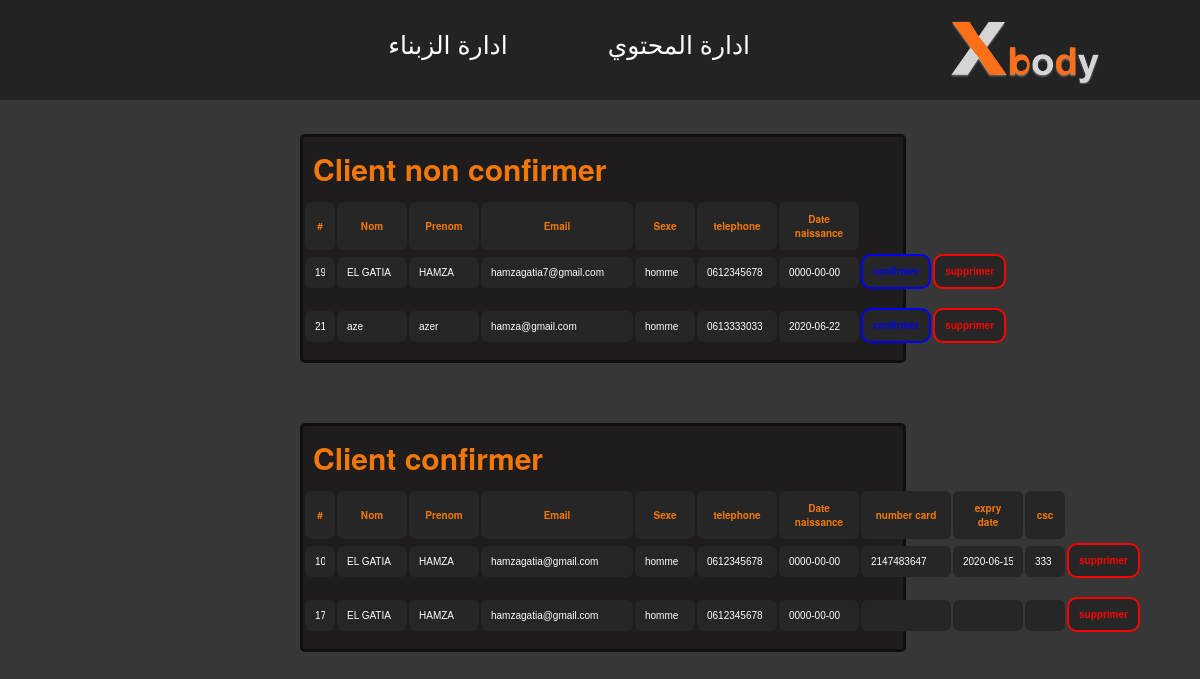
The app's page /PHP/administrateur.php?id=2 with its own data.
### tables this page shows
CREATE TABLE `client` (
  `id` int(11) NOT NULL,
  `nom` varchar(25) NOT NULL,
  `prenom` varchar(25) NOT NULL,
  `email` varchar(40) NOT NULL,
  `password` varchar(25) NOT NULL,
  `sexe` varchar(10) NOT NULL,
  `telephone` varchar(10) NOT NULL,
  `date_naissance` date NOT NULL,
  `confirmer` int(11) NOT NULL
);

CREATE TABLE `carte_bancaire` (
  `id_carte` int(11) NOT NULL,
  `name_on_card` varchar(25) NOT NULL,
  `card_number` int(11) NOT NULL,
  `epiry_date` varchar(10) NOT NULL,
  `csc` int(11) NOT NULL,
  `code_postale` varchar(5) DEFAULT NULL,
  `date_creation` date NOT NULL,
  `date_expiration` date NOT NULL,
  `id_client` int(11) NOT NULL
);

### PHP/gestionClient.php (the view, shortened to what this page needs)
<?php
    try{
        $bd = new PDO('mysql:host=localhost;dbname=projet-web;charset=utf8', 'root', '');
    } catch(Exception $e) {
         die('Error : '.$e->getMessage());
    }
        $request_select0 = $bd->query('select * from client where confirmer=0');
        $request_select1 = $bd->query('select * from client where confirmer=1');
?>
<div class="container width_container">
    <h2>Client non confirmer</h2>
    <table>
        <th class="id">#</th>
        <th class="nom">Nom</th>
        <th class="prenom">Prenom</th>
        <th class="email">Email</th>
        <th class="sx">Sexe</th>
        <th class="tele">telephone</th>
        <th class="date_naissance">Date naissance</th>
        <?php while($client= $request_select0->fetch()):?>
            <tr>
                <td><input type="text" name="id" class="id" value="<?=$client[0]?>" readonly></td>
                <td><input type="text" name="nom" class="nom" value="<?=$client[1]?>" readonly></td>
                <td><input type="text" name="prenom" class="prenom" value="<?=$client[2]?>" readonly></td>
                <td><input type="text" name="email" class="email" value="<?=$client[3]?>" readonly></td>
                <td><input type="text" name="sexe" class="sx" value="<?=$client[5]?>" readonly></td>
                <td><input type="text" name="telephone" class="tele" value="<?=$client[6]?>" readonly></td>
                <td><input type="text" name="date_naissance" class="date_naissance" value="<?=$client[7]?>" readonly></td>
                <td>
                    <form action="confirmerClient.php" method="post">
                        <input type="submit" class="confirmer" value="confirmer">
                    </form>
                </td>
                <td>
                    <form action="supprimerClient.php" method="post">
                        <input type="submit" class="delete" value="supprimer">
                    </form>
                </td>
            </tr>
        <?php endwhile ?>
    </table>
</div>
<div class="container width_container">
    <h2>Client confirmer </h2>
    <table>
        <th class="id">#</th>
        <th class="nom">Nom</th>
        <th class="prenom">Prenom</th>
        <th class="email">Email</th>
        <th class="sx">Sexe</th>
        <th class="tele">telephone</th>
        <th class="date_naissance">Date naissance</th>
        <th class="number_card">number card</th>
        <th class="expry_date">expry date</th>
        <th class="csc">csc</th>
        <?php while($client= $request_select1->fetch()):?>
            <tr>
                <td><input type="text" name="id" class="id" value="<?=$client[0]?>" readonly></td>
                <td><input type="text" name="nom" class="nom" value="<?=$client[1]?>" readonly></td>
                <td><input type="text" name="prenom" class="prenom" value="<?=$client[2]?>" readonly></td>
                <td><input type="text" name="email" class="email" value="<?=$client[3]?>" readonly></td>
                <td><input type="text" name="sexe" class="sx" value="<?=$client[5]?>" readonly></td>
                <td><input type="text" name="telephone" class="tele" value="<?=$client[6]?>" readonly></td>
                <td><input type="text" name="date_naissance" class="date_naissance" value="<?=$client[7]?>" readonly></td>
                <?php $request_carte = $bd->query('SELECT `card_number`, `epiry_date`, `csc` FROM `carte_bancaire` WHERE id_client='.$client[0]);
                    if(!empty($request_carte)){
                        $carte = $request_carte->fetch();
                        if(gettype($carte)=="array"){ ?>
                        <td><input type="text" name="number_card" class="number_card" value="<?=$carte[0]?>" readonly></td>
                        <td><input type="text" name="expry_date" class="expry_date" value="<?=$carte[1]?>" readonly></td>
                        <td><input type="text" name="csc" class="csc" value="<?=$carte[2]?>" readonly></td>
                    <?php }else{?>
                        <td><input type="text" name="number_card" class="number_card" value="" readonly></td>
                        <td><input type="text" name="expry_date" class="expry_date" value="" readonly></td>
                        <td><input type="text" name="csc" class="csc" value="" readonly></td>
                    <?php }?>
                <?php }?>
                <td>
                    <form action="supprimerClient.php" method="post">
                        <input type="submit" class="delete" value="supprimer">
                    </form>
                </td>
            </tr>
        <?php endwhile ?>
    </table>
</div>

### PHP/administrateur.php (shortened to what this page needs)
<!DOCTYPE html>
<html>
  <head>
    <link rel="stylesheet" href="../CSS/administrateur.css" />
    <link rel="stylesheet" href="../icones/font-awesome/css/font-awesome.min.css">
  </head>
  <body>
    <header>
      <img id="logo" src="../images/small_logo2.png" />
      <ul>
        <li>
          <a
            class="menu_links float-right"
            href="http://localhost/Xbody/PHP/administrateur.php?id=1"
            >ادارة المحتوي</a
          >
        </li>
        <li>
          <a
            class="menu_links float-right"
            href="http://localhost/Xbody/PHP/administrateur.php?id=2"
            >ادارة الزبناء</a
          >
        </li>
      </ul>
    </header>
    <div class="content">
    <?php
    $id = $_GET['id'];
    if($id==1){
      require 'gestionContenu.php';
    }elseif($id==2){
      require 'gestionClient.php';
    }
    ?>
    </div>
  </body>
</html>

### CSS/administrateur.css (style rules this page uses)
* { padding: 0; margin: 0; }
body { color: rgb(255, 255, 255); font-size: 20px; font-family: Helvetica Neue, Helvetica, Roboto, Arial, sans-serif; background: #373737; }
header { width: 100%; height: 100px; background-color: rgba(0, 0, 0, 0.37); }
header ul { list-style: none; }
#logo { width: 150px; float: right; margin: 20px 100px; }
.float-right { float: right; }
ul { direction: rtl; }
.menu_links { font-size: 25px; color: #fff; text-decoration: none; justify-content: center; align-items: center; margin-right: 100px; padding: 25px 0; }
.container { float: left; width: 50%; height: auto; margin: 30px 25%; border: 3px solid; border-radius: 5px; border-color: rgba(0, 0, 0, 0.473); background-color: rgba(27, 24, 24, 0.842); }
table th, table input { background: #262626; outline: none; border: none; padding: 10px; border-radius: 6px; margin-bottom: 15px; }
table input { font-size: 10px; color: #fff; }
table th { font-size: 20px; color: #f17808; }
.id { width: 20px; }
.width_container { width: 50%; }

### PHP/gestionClient.php (style rules this page uses)
.confirmer { color: blue; font-weight: bold; outline: none; border: 2px solid blue; border-radius: 10px; }
.delete { color: red; font-weight: bold; outline: none; border: 2px solid red; border-radius: 10px; }
.container h2 { padding:10px; color: #f17808; }
th { font-size:10px !important; }
.id { width: 10px; }
.nom { width: 50px; }
.prenom { width:50px; }
.sx { width:40px; }
.tele { width:60px; }
.date_naissance { width:60px; }
.number_card { width:70px; }
.expry_date { width:50px; }
.csc { width:20px; }

### records on screen
client: id "19", nom "EL GATIA", prenom "HAMZA", email "hamzagatia7@gmail.com", sexe "homme", telephone "0612345678", date_naissance "0000-00-00"
client: id "21", nom "aze", prenom "azer", email "hamza@gmail.com", sexe "homme", telephone "0613333033", date_naissance "2020-06-22"
client: id "10", nom "EL GATIA", prenom "HAMZA", email "hamzagatia@gmail.com", sexe "homme", telephone "0612345678", date_naissance "0000-00-00", number_card "2147483647", expry_date "2020-06-15", csc "333"
client: id "17", nom "EL GATIA", prenom "HAMZA", email "hamzagatia@gmail.com", sexe "homme", telephone "0612345678", date_naissance "0000-00-00"
